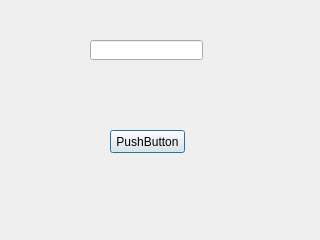
<?xml version="1.0" encoding="UTF-8"?>
<ui version="4.0">
 <class>EventosDialog</class>
 <widget class="QDialog" name="EventosDialog">
  <property name="geometry">
   <rect>
    <x>0</x>
    <y>0</y>
    <width>320</width>
    <height>240</height>
   </rect>
  </property>
  <property name="windowTitle">
   <string>Señales y Slots</string>
  </property>
  <widget class="QLineEdit" name="txt_texto">
   <property name="geometry">
    <rect>
     <x>90</x>
     <y>40</y>
     <width>113</width>
     <height>20</height>
    </rect>
   </property>
  </widget>
  <widget class="QPushButton" name="btn_cambiar">
   <property name="geometry">
    <rect>
     <x>110</x>
     <y>130</y>
     <width>75</width>
     <height>23</height>
    </rect>
   </property>
   <property name="text">
    <string>PushButton</string>
   </property>
  </widget>
 </widget>
 <resources/>
 <connections>
  <connection>
   <sender>btn_cambiar</sender>
   <signal>clicked()</signal>
   <receiver>txt_texto</receiver>
   <slot>clear()</slot>
   <hints>
    <hint type="sourcelabel">
     <x>143</x>
     <y>133</y>
    </hint>
    <hint type="destinationlabel">
     <x>142</x>
     <y>56</y>
    </hint>
   </hints>
  </connection>
 </connections>
</ui>
